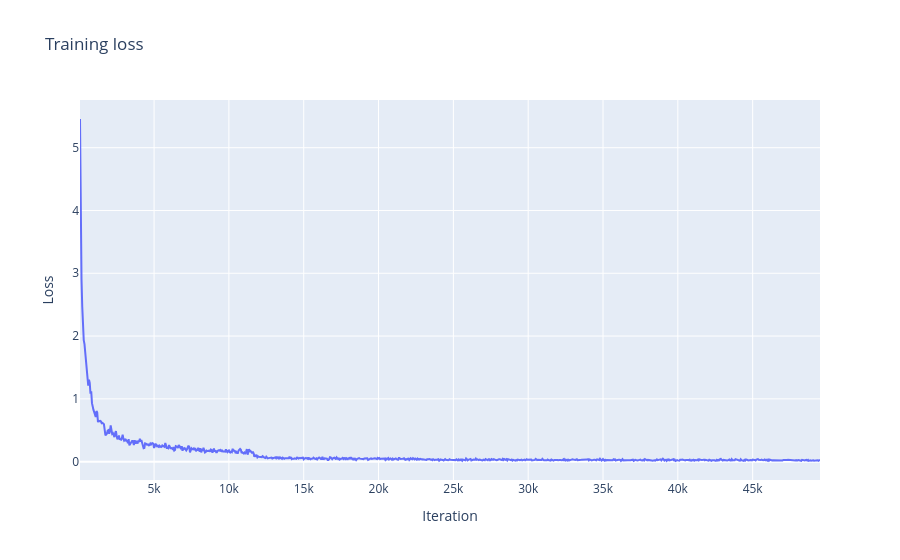
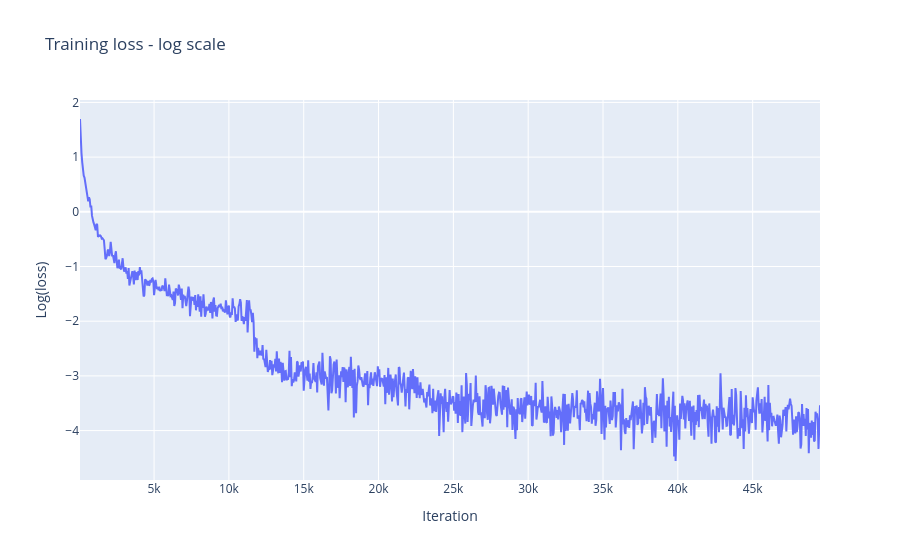
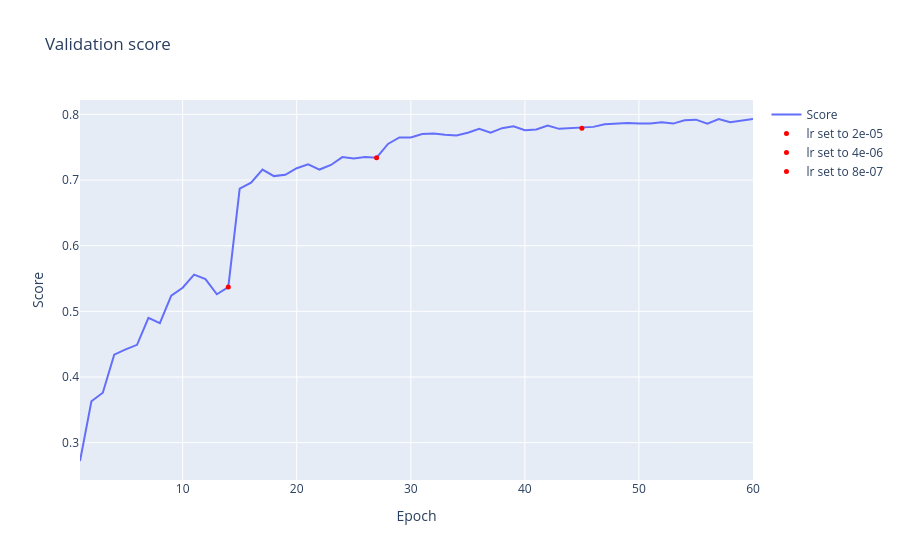

Here is the notebook cell these charts were saved with, in order:
### Code cell
plot_losses(losses)
plot_log_losses(losses)
plot_scores(scores, learning_rates)

### Figure 1 — Plotly figure (JSON) as saved in the notebook; plotly's stock layout.template omitted (floating-point values rounded to 4 significant figures; data arrays with more than 128 entries replaced by an {"elided": "..."} marker saying what was removed)
{"data": [{"mode": "lines", "type": "scatter", "x": {"elided": "990 int values"}, "y": {"elided": "991 float values"}}], "layout": {"title": {"text": "Training loss"}, "xaxis": {"title": {"text": "Iteration"}}, "yaxis": {"title": {"text": "Loss"}}}}

### Figure 2 — Plotly figure (JSON) as saved in the notebook; plotly's stock layout.template omitted (floating-point values rounded to 4 significant figures; data arrays with more than 128 entries replaced by an {"elided": "..."} marker saying what was removed)
{"data": [{"mode": "lines", "type": "scatter", "x": {"elided": "990 int values"}, "y": {"elided": "991 float values"}}], "layout": {"title": {"text": "Training loss - log scale"}, "xaxis": {"title": {"text": "Iteration"}}, "yaxis": {"title": {"text": "Log(loss)"}}}}

### Figure 3 — Plotly figure (JSON) as saved in the notebook; plotly's stock layout.template omitted (floating-point values rounded to 4 significant figures)
{"data": [{"mode": "lines", "name": "Score", "type": "scatter", "x": [1, 2, 3, 4, 5, 6, 7, 8, 9, 10, 11, 12, 13, 14, 15, 16, 17, 18, 19, 20, 21, 22, 23, 24, 25, 26, 27, 28, 29, 30, 31, 32, 33, 34, 35, 36, 37, 38, 39, 40, 41, 42, 43, 44, 45, 46, 47, 48, 49, 50, 51, 52, 53, 54, 55, 56, 57, 58, 59, 60], "y": [0.272, 0.363, 0.376, 0.434, 0.442, 0.449, 0.49, 0.482, 0.524, 0.536, 0.556, 0.549, 0.526, 0.537, 0.687, 0.696, 0.716, 0.706, 0.708, 0.718, 0.724, 0.716, 0.723, 0.735, 0.733, 0.735, 0.734, 0.755, 0.765, 0.765, 0.77, 0.771, 0.769, 0.768, 0.772, 0.778, 0.772, 0.779, 0.782, 0.776, 0.777, 0.783, 0.778, 0.779, 0.779, 0.781, 0.785, 0.786, 0.787, 0.786, 0.786, 0.788, 0.786, 0.791, 0.792, 0.786, 0.793, 0.788, 0.79, 0.793]}, {"marker": {"color": "red", "size": 5}, "mode": "markers", "name": "lr set to 2e-05", "type": "scatter", "x": [14], "y": [0.537]}, {"marker": {"color": "red", "size": 5}, "mode": "markers", "name": "lr set to 4e-06", "type": "scatter", "x": [27], "y": [0.734]}, {"marker": {"color": "red", "size": 5}, "mode": "markers", "name": "lr set to 8e-07", "type": "scatter", "x": [45], "y": [0.779]}], "layout": {"title": {"text": "Validation score"}, "xaxis": {"title": {"text": "Epoch"}}, "yaxis": {"title": {"text": "Score"}}}}
